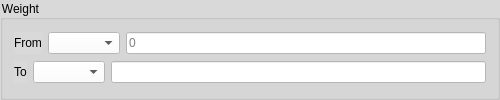
         <widget class="QGroupBox" name="groupBox_9">
          <property name="minimumSize">
           <size>
            <width>500</width>
            <height>100</height>
           </size>
          </property>
          <property name="maximumSize">
           <size>
            <width>800</width>
            <height>200</height>
           </size>
          </property>
          <property name="font">
           <font>
            <family>Segoe UI</family>
            <pointsize>9</pointsize>
            <weight>50</weight>
            <bold>false</bold>
            <kerning>true</kerning>
           </font>
          </property>
          <property name="styleSheet">
           <string notr="true">background-color: rgb(217, 217, 217);</string>
          </property>
          <property name="title">
           <string>Weight</string>
          </property>
          <layout class="QGridLayout" name="gridLayout_9">
           <item row="0" column="0">
            <layout class="QHBoxLayout" name="horizontalLayout_12">
             <item>
              <widget class="QLabel" name="label_12">
               <property name="font">
                <font>
                 <family>Segoe UI</family>
                 <pointsize>9</pointsize>
                 <weight>50</weight>
                 <bold>false</bold>
                 <kerning>true</kerning>
                </font>
               </property>
               <property name="text">
                <string>From</string>
               </property>
              </widget>
             </item>
             <item>
              <widget class="QComboBox" name="weightFromComboBox">
               <property name="font">
                <font>
                 <family>Segoe UI</family>
                 <pointsize>9</pointsize>
                 <weight>50</weight>
                 <bold>false</bold>
                 <kerning>true</kerning>
                </font>
               </property>
               <property name="styleSheet">
                <string notr="true">background-color: rgb(255, 255, 255);</string>
               </property>
              </widget>
             </item>
             <item>
              <widget class="QLineEdit" name="weightFromLineEdit">
               <property name="maximumSize">
                <size>
                 <width>500</width>
                 <height>16777215</height>
                </size>
               </property>
               <property name="font">
                <font>
                 <family>Segoe UI</family>
                 <pointsize>9</pointsize>
                 <weight>50</weight>
                 <bold>false</bold>
                 <kerning>true</kerning>
                </font>
               </property>
               <property name="styleSheet">
                <string notr="true">background-color: rgb(255, 255, 255);</string>
               </property>
               <property name="placeholderText">
                <string>0</string>
               </property>
              </widget>
             </item>
            </layout>
           </item>
           <item row="1" column="0">
            <layout class="QHBoxLayout" name="horizontalLayout_11">
             <item>
              <widget class="QLabel" name="label_11">
               <property name="font">
                <font>
                 <family>Segoe UI</family>
                 <pointsize>9</pointsize>
                 <weight>50</weight>
                 <bold>false</bold>
                 <kerning>true</kerning>
                </font>
               </property>
               <property name="text">
                <string>To</string>
               </property>
              </widget>
             </item>
             <item>
              <widget class="QComboBox" name="weightToComboBox">
               <property name="font">
                <font>
                 <family>Segoe UI</family>
                 <pointsize>9</pointsize>
                 <weight>50</weight>
                 <bold>false</bold>
                 <kerning>true</kerning>
                </font>
               </property>
               <property name="styleSheet">
                <string notr="true">background-color: rgb(255, 255, 255);</string>
               </property>
              </widget>
             </item>
             <item>
              <widget class="QLineEdit" name="weightToLineEdit">
               <property name="maximumSize">
                <size>
                 <width>500</width>
                 <height>16777215</height>
                </size>
               </property>
               <property name="font">
                <font>
                 <family>Segoe UI</family>
                 <pointsize>9</pointsize>
                 <weight>50</weight>
                 <bold>false</bold>
                 <kerning>true</kerning>
                </font>
               </property>
               <property name="styleSheet">
                <string notr="true">background-color: rgb(255, 255, 255);</string>
               </property>
              </widget>
             </item>
            </layout>
           </item>
          </layout>
         </widget>
